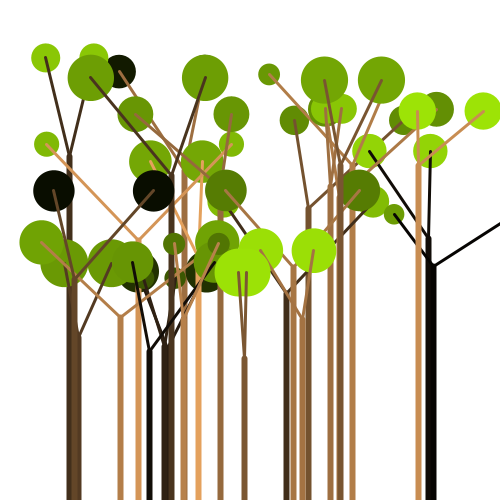
Frame 1 (no input)
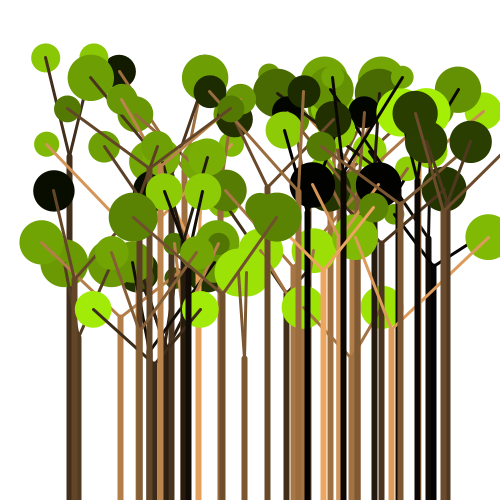
Frame 2 (the mouse pressed at the canvas centre, redrawn once)

The Processing sketch that drew these frames (run headless with seeded random() and noise(); the mouse was pressed at the canvas centre and the sketch redrawn once):

// Processing sketch: processing_61884
// ── processing_61884.pde

int objectos;//variavel nomeado por objectos

void setup(){// elementos estaticos e constantes 
  size(500,500);//tamanha de area de trabalho
  background(255);//cor de fundo branca
  smooth();//suavizaçao de elementos
noLoop();//ausencia de movimentos
objectos=25;//total de objectos 20
}
  void draw(){// elementos em metaforse constante
    
  
  colorMode(HSB,360,100,100,100);//modo de cor utilizado hsb
    
   for(int i=0 ; i<objectos ;i++){//funçao que nos premire a construçao de 25 objectos 

  float poiX=random(50,width-50);//ponto y de posicionamente do tronco na horizontal
  float poiY=random(150,height/4*3);//ponto  x de inicio do tronco maior 
  float poiY2=height;//ponto x de fim do tronco maior 
 float pontoX=random (poiX,poiX+100);//posiçao X DO tronco menor a esquerda
 float pontoY=random(poiY-100,poiY-50);//posiçao  y dos tronco pequenos na horizontal 
 float pontoX2=random (poiX-100,poiX);//posiçao X do tronco menor a direita 
 float diametro=random(20,50);// largura da vegetaçao 
 float s =random(0,100); //variavel da cor utilizada para a vegetaçao
  float b =random(0,100);// variavel da cor utilizada para os tronco 
 

     fill(79,97,b);//cor da vegetaçao 
     noStroke();//nao contorno
     ellipse(pontoX,pontoY,diametro,diametro);//vegetaçao que sai do tronco mais a esquerda
    ellipse(pontoX2,pontoY,diametro,diametro);//vegetaçao que sai do tronco mais a direita
    stroke(30,59,s);//cor dos tronco 
    strokeWeight(3);//grossura dos troncos menores 
    line(poiX,poiY,pontoX2,pontoY);//posiçonamento da linha  que repressenta o tronco menor a direita
    line(poiX,poiY,pontoX,pontoY);//posiçonamento da linha  que repressenta o tronco menor a esquerda
    strokeWeight(6);//grossura do tronco maior
    line(poiX,poiY2,poiX,poiY);//posiçonamento da linha  que repressenta o tronco maior
  }
    
  
  }
